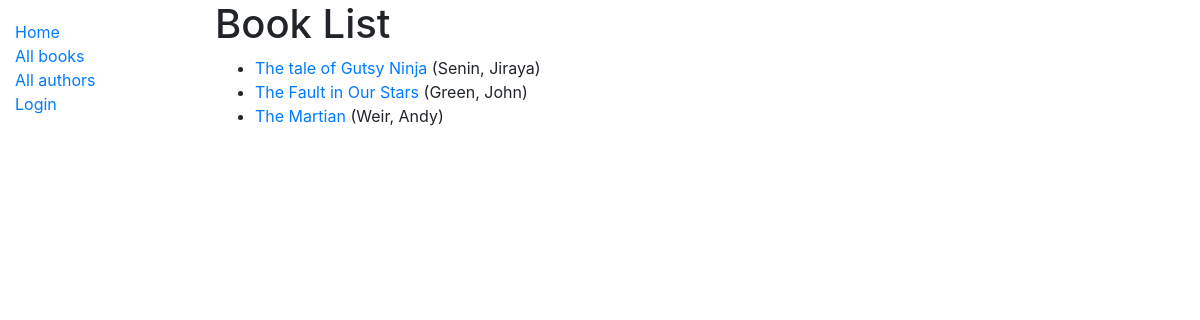
/catalog/books/, run on the app's committed database.
### catalog/models.py (models this page shows, shortened)
class Book(models.Model):
    title = models.CharField(max_length=200,help_text='Enter the title of your book')
    isbn = models.CharField('ISBN',max_length=13,help_text='13 character <a href="https://www.isbn-international.org/content/what-isbn">ISBN number</a>')
    summary = models.TextField(max_length=1000,help_text='Enter a brief description of the book')
    author = models.ForeignKey("Author", on_delete=models.SET_NULL, null=True)
    genre = models.ManyToManyField(Genre,help_text='Select a genre for this book')
    language = models.ForeignKey('Language', on_delete=models.SET_NULL, null=True)
    def display_genre(self):
        """Create a string for the Genre. This is required to display genre in Admin"""
        return ', '.join([genre.name for genre in self.genre.all()[:3]])
    display_genre.short_description = 'Genre'
    def get_absolute_url(self):
        return reverse("book-detail", args=[str(self.id)])

class Author(models.Model):
    first_name = models.CharField(max_length=100)
    last_name = models.CharField(max_length=100)
    date_of_birth = models.DateField(blank=True, null=True)
    date_of_death = models.DateField('Deceased', blank=True, null=True)
    class Meta:
        ordering = ['last_name', 'first_name']
    def __str__(self):
        return f'{self.last_name}, {self.first_name}'

### catalog/views.py (the view)
# urls.py: path('books/', views.BookListView.as_view(), name='books'),
class BookListView(generic.ListView):
    model = Book
    paginate_by = 10

### catalog/templates/catalog/book_list.html
{% extends "base_generic.html" %}
{% block content %}
  <h1>Book List</h1>
  {% if book_list %}
  <ul>
    {% for book in book_list %}
      <li>
        <a href="{{ book.get_absolute_url }}">{{ book.title }}</a> ({{book.author}})
      </li>
    {% endfor %}
  </ul>
  {% else %}
    <p>There are no books in the library.</p>
  {% endif %}
{% endblock %}

### data on the page
Book: title "The tale of Gutsy Ninja", author "Senin, Jiraya"
Book: title "The Fault in Our Stars", author "Green, John"
Book: title "The Martian", author "Weir, Andy"
